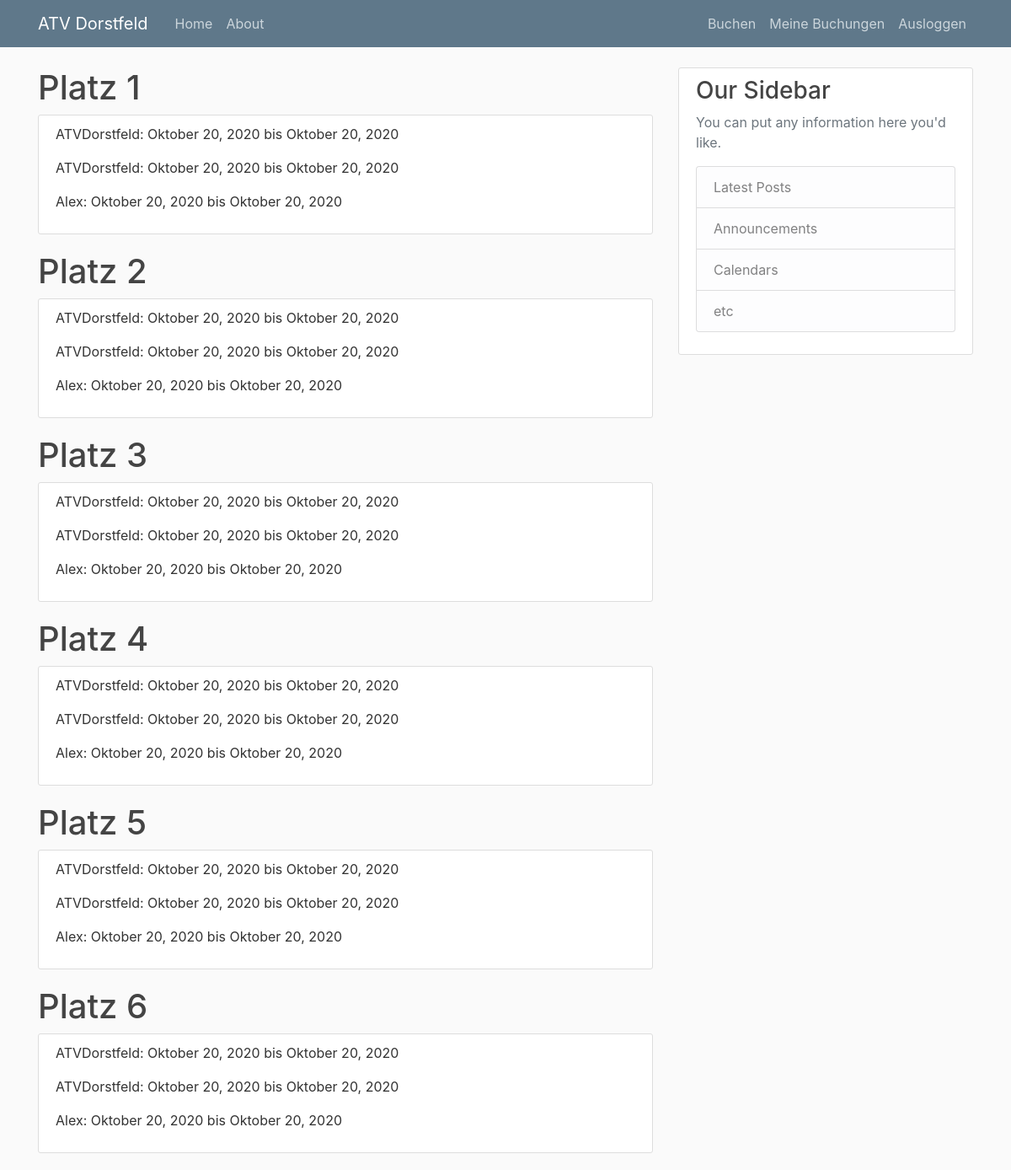
Screenshot of / (signed in) with the database file from the repository.
### courts/model.py (models this page shows, shortened)
class Court(models.Model):
    title = models.CharField(max_length=100)
    used = models.BooleanField(default=False)
    double_field = models.BooleanField(default=True)

class Reservation(models.Model):
    court = models.ForeignKey(Court, on_delete=models.CASCADE)
    author = models.ForeignKey(User, on_delete=models.CASCADE, null=True)
    start_datetime = models.DateTimeField()
    end_datetime = models.DateTimeField()

### courts/views.py (the view)
# urls.py: path('', CourtsListView.as_view(), name='courts-home'),
class CourtsListView(ListView):
    model = Court
    template_name = 'courts/home.html'
    context_object_name = 'courts'
    def get_context_data(self, **kwargs):
        context = super(CourtsListView, self).get_context_data(**kwargs)
        context.update({
            'courts': Court.objects.all(),
            'reservations': Reservation.objects.all(),
        })
        return context

### courts/templates/courts/home.html (shortened to what this page needs)
{% extends "courts/base.html" %}
{% block content %}
{% for court in courts %}
<h1>{{ court.title }}</h1>
<article class="media content-section">
    <div class="media-body">
        {% for reservation in reservations %}
        <p class="article-content">{{ reservation.author }}: {{reservation.start_datetime|date:"F d, Y"}} bis {{reservation.end_datetime|date:"F d, Y"}}</p>
        {% endfor %}
    </div>
</article>
{% endfor %}
{% endblock content %}

### courts/static/courts/main.css (style rules this page uses)
body { background: #fafafa; color: #333333; margin-top: 5rem; }
h1, h2, h3, h4, h5, h6 { color: #444444; }
.content-section { background: #ffffff; padding: 10px 20px; border: 1px solid #dddddd; border-radius: 3px; margin-bottom: 20px; }
.article-content { white-space: pre-line; }

### rows the page displays
Court: title "Platz 1"
Reservation: author "ATVDorstfeld", start_datetime "Oktober 20, 2020", end_datetime "Oktober 20, 2020"
Reservation: author "ATVDorstfeld", start_datetime "Oktober 20, 2020", end_datetime "Oktober 20, 2020"
Reservation: author "Alex", start_datetime "Oktober 20, 2020", end_datetime "Oktober 20, 2020"
Court: title "Platz 2"
Court: title "Platz 3"
Court: title "Platz 4"
Court: title "Platz 5"
Court: title "Platz 6"
